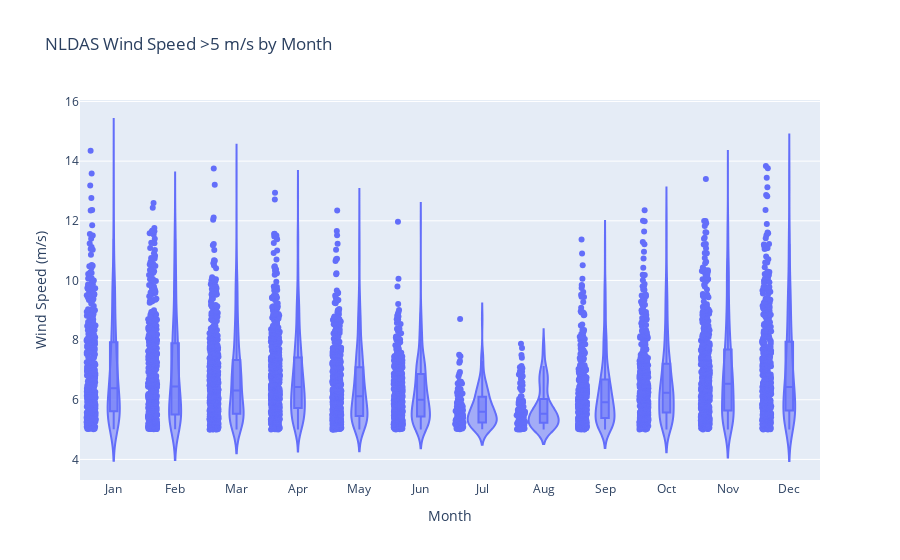

The notebook cell this image was saved under:
### Markdown cell above
Okay NLDAS-2 seems a bit more reliable. March and April appear to be the windiest

### Code cell
# Let's see just the occurence of days with greater than 5 m/s wind speed
high_wind_days = merged_df[(merged_df['nldas_wind_spd'] > 5)]
# let's make a violin plot of wind speed for each month
fig = px.violin(high_wind_days, x=high_wind_days.index.month, y=['nldas_wind_spd'], box=True, points='all', title='NLDAS Wind Speed >5 m/s by Month')
fig.update_layout(
    xaxis_title='Month',
    yaxis_title='Wind Speed (m/s)'
)
# update the xticks to be month names
fig.update_xaxes(
    tickvals=np.arange(1, 13),
    ticktext=['Jan', 'Feb', 'Mar', 'Apr', 'May', 'Jun', 'Jul', 'Aug', 'Sep', 'Oct', 'Nov', 'Dec']
)
fig

### Figure 1 — Plotly figure (JSON) as saved in the notebook; plotly's stock layout.template omitted (floating-point values rounded to 4 significant figures; data arrays with more than 128 entries replaced by an {"elided": "..."} marker saying what was removed)
{"data": [{"alignmentgroup": "True", "box": {"visible": true}, "hovertemplate": "x=%{x}<br>value=%{y}<extra></extra>", "legendgroup": "", "marker": {"color": "#636efa"}, "name": "", "offsetgroup": "", "orientation": "v", "points": "all", "scalegroup": "True", "showlegend": false, "type": "violin", "x": {"elided": "5094 int values"}, "x0": " ", "xaxis": "x", "y": {"elided": "5094 float values"}, "y0": " ", "yaxis": "y"}], "layout": {"legend": {"tracegroupgap": 0}, "title": {"text": "NLDAS Wind Speed >5 m/s by Month"}, "violinmode": "group", "xaxis": {"anchor": "y", "domain": [0, 1], "ticktext": ["Jan", "Feb", "Mar", "Apr", "May", "Jun", "Jul", "Aug", "Sep", "Oct", "Nov", "Dec"], "tickvals": [1, 2, 3, 4, 5, 6, 7, 8, 9, 10, 11, 12], "title": {"text": "Month"}}, "yaxis": {"anchor": "x", "domain": [0, 1], "title": {"text": "Wind Speed (m/s)"}}}}
